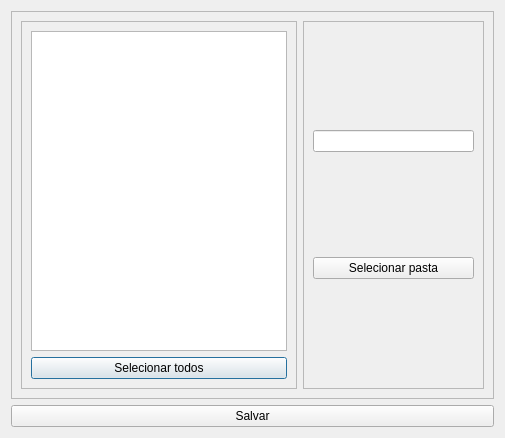
<?xml version="1.0" encoding="UTF-8"?>
<ui version="4.0">
 <class>Dialog</class>
 <widget class="QDialog" name="Dialog">
  <property name="geometry">
   <rect>
    <x>0</x>
    <y>0</y>
    <width>505</width>
    <height>438</height>
   </rect>
  </property>
  <property name="windowTitle">
   <string>Dialog</string>
  </property>
  <layout class="QVBoxLayout" name="verticalLayout">
   <item>
    <widget class="QFrame" name="frame">
     <property name="frameShape">
      <enum>QFrame::Shape::StyledPanel</enum>
     </property>
     <property name="frameShadow">
      <enum>QFrame::Shadow::Raised</enum>
     </property>
     <layout class="QHBoxLayout" name="horizontalLayout">
      <item>
       <widget class="QFrame" name="frame_2">
        <property name="frameShape">
         <enum>QFrame::Shape::StyledPanel</enum>
        </property>
        <property name="frameShadow">
         <enum>QFrame::Shadow::Raised</enum>
        </property>
        <layout class="QVBoxLayout" name="verticalLayout_3">
         <item>
          <widget class="QTableWidget" name="tableWidget"/>
         </item>
         <item>
          <widget class="QPushButton" name="select_all_button">
           <property name="text">
            <string>Selecionar todos</string>
           </property>
          </widget>
         </item>
        </layout>
       </widget>
      </item>
      <item>
       <widget class="QFrame" name="frame_3">
        <property name="frameShape">
         <enum>QFrame::Shape::StyledPanel</enum>
        </property>
        <property name="frameShadow">
         <enum>QFrame::Shadow::Raised</enum>
        </property>
        <layout class="QVBoxLayout" name="verticalLayout_2">
         <item>
          <widget class="QLineEdit" name="file_path"/>
         </item>
         <item>
          <widget class="QPushButton" name="path_button">
           <property name="text">
            <string>Selecionar pasta</string>
           </property>
          </widget>
         </item>
        </layout>
       </widget>
      </item>
     </layout>
    </widget>
   </item>
   <item>
    <widget class="QPushButton" name="save_button">
     <property name="text">
      <string>Salvar</string>
     </property>
    </widget>
   </item>
  </layout>
 </widget>
 <resources/>
 <connections/>
</ui>
